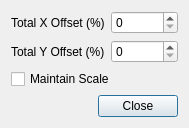
<?xml version="1.0" encoding="UTF-8"?>
<ui version="4.0">
 <class>Dialog</class>
 <widget class="QDialog" name="Dialog">
  <property name="geometry">
   <rect>
    <x>0</x>
    <y>0</y>
    <width>176</width>
    <height>126</height>
   </rect>
  </property>
  <property name="windowTitle">
   <string>Offset Amount Dialog</string>
  </property>
  <layout class="QGridLayout" name="gridLayout_2">
   <item row="0" column="0">
    <layout class="QGridLayout" name="gridLayout" columnstretch="0,0,0">
     <property name="sizeConstraint">
      <enum>QLayout::SetDefaultConstraint</enum>
     </property>
     <item row="0" column="2">
      <widget class="QSpinBox" name="x_offset_spin_box">
       <property name="maximum">
        <number>100000</number>
       </property>
      </widget>
     </item>
     <item row="2" column="2">
      <widget class="QSpinBox" name="y_offset_spin_box">
       <property name="maximum">
        <number>100000</number>
       </property>
      </widget>
     </item>
     <item row="2" column="1">
      <widget class="QLabel" name="label_2">
       <property name="text">
        <string>Total Y Offset (%)</string>
       </property>
      </widget>
     </item>
     <item row="0" column="1">
      <widget class="QLabel" name="label">
       <property name="sizePolicy">
        <sizepolicy hsizetype="Preferred" vsizetype="Preferred">
         <horstretch>0</horstretch>
         <verstretch>0</verstretch>
        </sizepolicy>
       </property>
       <property name="text">
        <string>Total X Offset (%)</string>
       </property>
      </widget>
     </item>
     <item row="3" column="1" colspan="2">
      <widget class="QCheckBox" name="keep_proportion_check_box">
       <property name="sizePolicy">
        <sizepolicy hsizetype="Preferred" vsizetype="Fixed">
         <horstretch>50</horstretch>
         <verstretch>0</verstretch>
        </sizepolicy>
       </property>
       <property name="text">
        <string>Maintain Scale</string>
       </property>
       <property name="checkable">
        <bool>true</bool>
       </property>
      </widget>
     </item>
    </layout>
   </item>
   <item row="2" column="0">
    <spacer name="verticalSpacer">
     <property name="orientation">
      <enum>Qt::Vertical</enum>
     </property>
     <property name="sizeHint" stdset="0">
      <size>
       <width>20</width>
       <height>40</height>
      </size>
     </property>
    </spacer>
   </item>
   <item row="3" column="0">
    <layout class="QHBoxLayout" name="horizontalLayout">
     <item>
      <spacer name="horizontalSpacer">
       <property name="orientation">
        <enum>Qt::Horizontal</enum>
       </property>
       <property name="sizeHint" stdset="0">
        <size>
         <width>40</width>
         <height>20</height>
        </size>
       </property>
      </spacer>
     </item>
     <item>
      <widget class="QPushButton" name="close_push_button">
       <property name="text">
        <string>Close</string>
       </property>
      </widget>
     </item>
    </layout>
   </item>
  </layout>
 </widget>
 <resources/>
 <connections/>
</ui>
